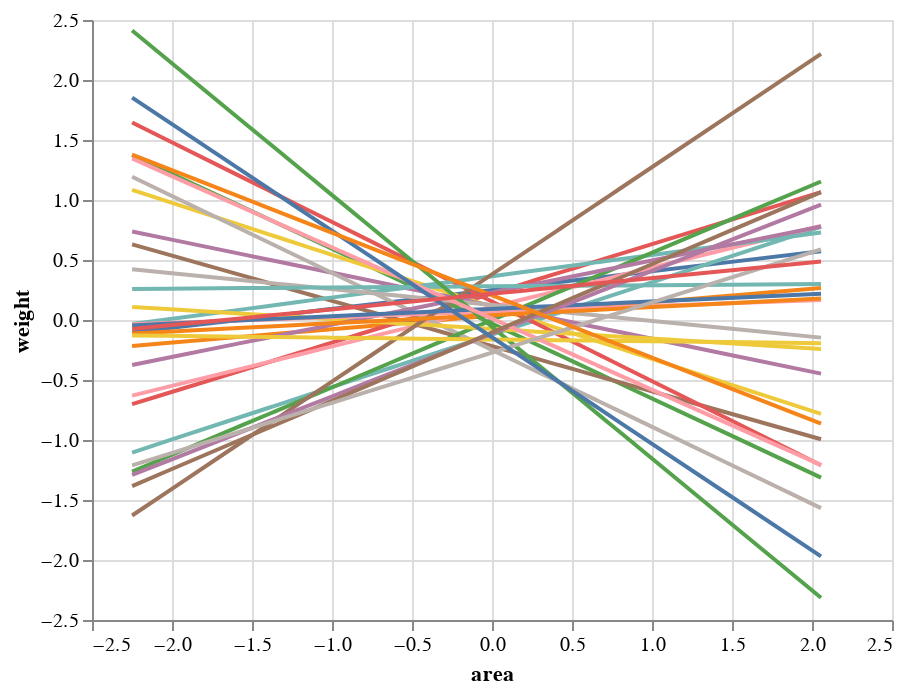

The cell this chart's notebook holds for it:
### Code cell
plot = alt.Chart(aux_plot)\
   .mark_line()\
   .encode(
        x=alt.X('area', title='area'),
        y=alt.Y('weight', title='weight'),
        color=alt.Color('prior', legend=None)
          )

plot

### Figure 1 — Vega-Lite specification as saved in the notebook (floating-point values rounded to 4 significant figures; data arrays with more than 128 entries replaced by an {"elided": "..."} marker saying what was removed)
{"$schema": "https://vega.github.io/schema/vega-lite/v3.3.0.json", "config": {"mark": {"tooltip": null}, "view": {"height": 300, "width": 400}}, "data": {"name": "data-d331170a53d9be5db37cdd0dd9970c66"}, "datasets": {"data-d331170a53d9be5db37cdd0dd9970c66": {"elided": "3480 records"}}, "encoding": {"color": {"field": "prior", "legend": null, "type": "nominal"}, "x": {"field": "area", "title": "area", "type": "quantitative"}, "y": {"field": "weight", "title": "weight", "type": "quantitative"}}, "mark": "line"}
